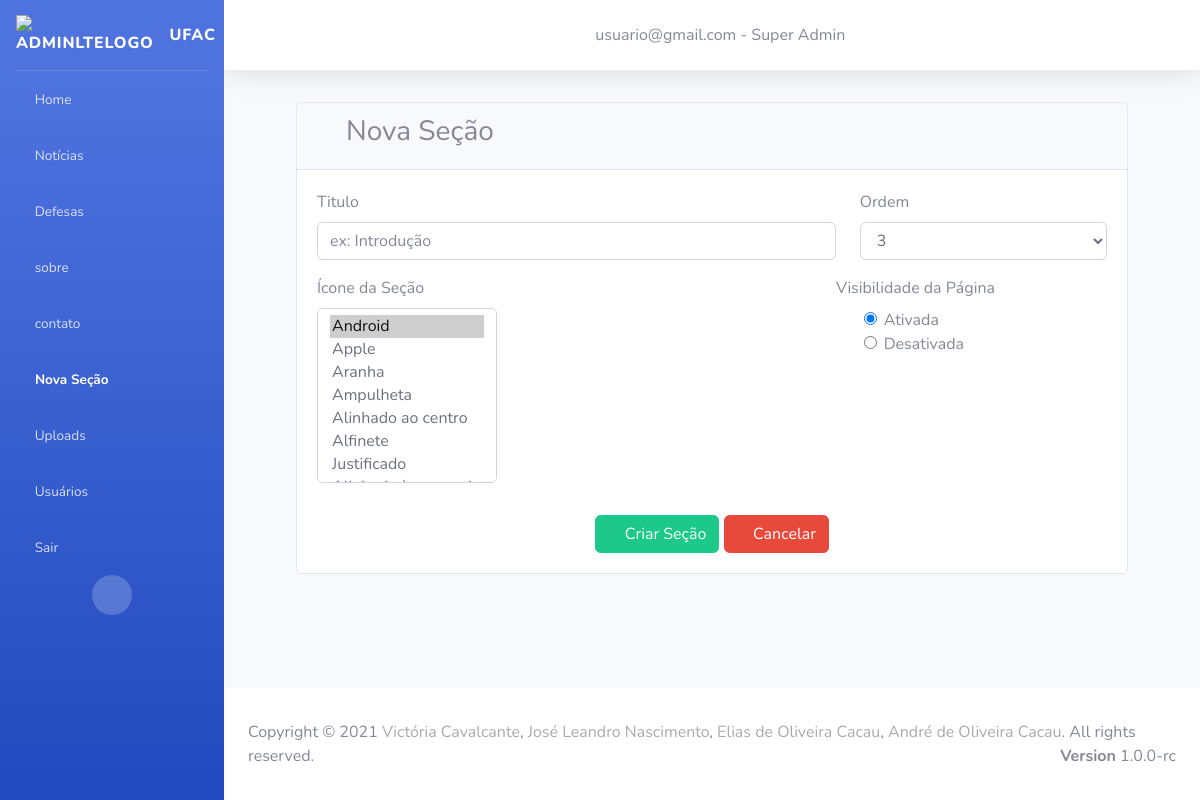
The page /addSecao/ (signed in) on the database its author committed.
### secao/models.py (models this page shows)
class Secao(models.Model):
    titulo = models.CharField(
        max_length= 200,
        null = False,
        blank = False
    )
    icon = models.CharField(
        max_length= 100,
        null = False,
        blank = False
    )
    usuario = models.OneToOneField(
        Usuario,
        on_delete=models.SET_NULL,
        null = True
    )
    ordem = models.IntegerField()
    ativada = models.BooleanField(
        default=True,
    )
    data_criacao = models.DateTimeField(auto_now=True)
    usuarios = models.ManyToManyField(Usuario,related_name="+")

### usuario/models.py (models this page shows)
class Usuario(models.Model):
    usuario = models.CharField(
        max_length = 100,
        null = False,
        blank = False
    )
    senha = models.CharField(
        max_length = 10,
        null = False,
        blank = False
    )
    permissao = models.IntegerField(
        null = False,
        blank = False
    )
    ativado = models.BooleanField(
        null = False,
        blank = False,
        default = True
    )
    data_cadastro = models.DateField(
        auto_now = True
    )

### secao/views.py (the view)
# urls.py: path("addSecao/",addSecao),
def addSecao(request):
    secoes = Secao.objects.all().order_by('ordem')
    subsecoes = Subsecao.objects.all().order_by('ordem')
    num_ordem = len(secoes)
    ordens = list(range(1, num_ordem+2))
    usuario_logado = Usuario.objects.get(id=request.session.get('id_usuario'))
    icon_secao = list(icons.values())[0]
    icon_secao_chave = list(icons.keys())[0]
    return render(request, "secao/index.html", {"ordens": ordens,
                                                "num_ordem": num_ordem,
                                                "secoes": secoes,
                                                "icons": icons,
                                                "icon_secao": icon_secao,
                                                "icon_secao_chave": icon_secao_chave,
                                                "iconsKeys": icons.keys(),
                                                "iconsValues": icons.values(),
                                                "usuario_logado": usuario_logado,
                                                "subsecoes":subsecoes
                                                })

### secao/templatetags/auxiliares.py (called while the page is built)
@register.filter(name='getValor')
def getValor(chave,dicionario):
    return dicionario[chave]

### secao/templates/secao/index.html (shortened to what this page needs)
{% extends "base.html" %} {% load auxiliares %} {% block menu-secao-add %}
<li class="nav-item active">
    <a href="/addSecao/" class="nav-link">
        <i class="fas fa-plus-circle"></i>
        <span translate="no">Nova Seção</span>
    </a>
</li>
{% endblock %}
{% block conteudo %}
<div class="content-wrapper">
    <section class="content">
        <div class="container">
            <div class="card">
                <div class="card-header">
                    <h3> <i class="nav-icon {{ icon_secao }} icon-menu"></i> Nova Seção</h3>
                </div>
                <div class="card-body">
                    <form action="/salvarSecao/" method="post">
                        <div class="row p-0 mb-3">
                            <div class="col-8">
                                <label for="titulo">Titulo</label>
                                <input type="text" maxlength="30" name="titulo" autocomplete="off" id="titulo" class="form-control" placeholder="ex: Introdução" required>
                            </div>
                            <div class="col-4">
                                <label for="ordem">Ordem</label>
                                <select name="ordem" id="ordem" class="form-control">
                                    {% for ordem in ordens %}
                                        {%  if ordens|length == ordem %}
                                            <option value="{{ ordem }}" selected>{{ordem}}</option>
                                        {% else %}
                                            <option value="{{ ordem }}">{{ordem}}</option>
                                        {% endif %}
                                    {% endfor %}
                                </select>
                            </div>
                        </div>
                        <div class="row">
                            <div class="col">
                                <label for="icon">Ícone da Seção</label>
                            </div>
                            <div class="col text-center">
                                <label>Visibilidade da Página</label>
                            </div>
                        </div>
                        <div class="row">
                            <div class="col-3">
                                <select name="icon" id="icon" class="form-control mb-3" size="7" onchange="pegarIcon(this)" selected="1">
                                    {% for icon in iconsKeys %}
                                        {% if icon == icon_secao_chave %}
                                            <option value="{{ icon|getValor:icons}}" selected> {{ icon }} </option>
                                        {% else %}
                                            <option value="{{ icon|getValor:icons}}"> {{ icon }} </option>
                                        {% endif %}
                                   {% endfor %}
                                </select>
                            </div>
                            <div class="col-5">
                                <p style="display: inline;">
                                    <i class="nav-icon {{ icon_secao }} icon-menu" style='font-size:30px;'></i>
                                </p>
                            </div>
                            <div class="col pl-3">
                                <div class="form-check">
                                    <label class="form-check-label">
                                        <input type="radio" value="1" class="form-check-input" name="ativada" checked>Ativada
                                    </label>
                                </div>
                                <div class="form-check mb-4">
                                    <label class="form-check-label">
                                        <input type="radio" value="0" class="form-check-input" name="ativada">Desativada
                                    </label>
                                </div>
                            </div>
                        </div>
                        <div class="text-center">
                            <button type="submit" class="btn btn-success mt-3">
                                <i class="fas fa-plus"></i>
                                Criar Seção
                            </button>
                            <a href="/home/" class="btn btn-danger mt-3">
                                <i class="fas fa-ban"></i> Cancelar
                            </a>
                        </div>
                    </form>
                </div>
            </div>
        </div>
    </section>
</div>
{% endblock %}

### home/templates/base.html (shortened to what this page needs)
{% load static %} {% load auxiliares %}
<!DOCTYPE html>
<html lang="pt-BR">
<head>
    <link href="{% static 'vendor/fontawesome-free/css/all.min.css' %}" rel="stylesheet" type="text/css">
    <link href="{% static 'css/sb-admin-2.min.css' %}" rel="stylesheet">
    <link rel="stylesheet" href="{% static 'css/style-admin.css' %}">
    <link rel="stylesheet" href="{% static 'css/style-home.css' %}">
    <link rel="stylesheet" href="{% static 'css/style-contrele-permicoes.css' %}">
</head>
<body id="page-top">
    <div id="wrapper">
        <ul class="navbar-nav bg-gradient-primary sidebar sidebar-dark accordion" id="accordionSidebar">
            <a class="sidebar-brand d-flex align-items-center justify-content-flex-start" href="/">
                <div class="sidebar-brand-icon">
                    <img class="animation__shake" src="{% static '/img/ufac-logo.png' %}" alt="AdminLTELogo" height="auto" width="45">
                </div>
                <div class="sidebar-brand-text mx-3">UFAC</div>
            </a>
            <hr class="sidebar-divider my-0"> {% block menu-home %}
            <li class="nav-item">
                <a href="/home/" class="nav-link">
                    <i class="fas fa-home"></i>
                    <span translate="no">Home</span>
                </a>
            </li>
            {% endblock %} {% block menu-noticia %}
            <li class="nav-item">
                <a href="/noticias/" class="nav-link">
                    <i class="fas fa-newspaper"></i>
                    <span translate="no">Notícias</span>
                </a>
            </li>
            {% endblock %} {% block menu-defesa %}
            <li class="nav-item">
                <a href="/defesa/" class="nav-link">
                    <i class="fas fa-user-graduate"></i>
                    <span translate="no">Defesas</span>
                </a>
            </li>
            {% endblock %} {% for secao in secoes %}
            <li class="nav-item">
                <a class="nav-link collapsed" href="#" data-toggle="collapse" data-target="#collapse{{secao.id}}" aria-expanded="true" aria-controls="collapseTwo">
                    <i class="{{ secao.icon }}"></i>
                    <span>{{secao.titulo}}</span>
                </a>
            </li>
            {% endfor %} {% block menu-secao-add %}{% endblock %} {% block menu-upload %}
            <li class="nav-item">
                <a href="/upload" class="nav-link">
                    <i class="fas fa-upload"></i>
                    <span translate="no">Uploads</span>
                </a>
            </li>
            {% endblock %} {% block menu-usuario %}
            <li class="nav-item">
                <a href="/usuario/" class="nav-link">
                    <i class="fas fa-user-cog"></i>
                    <span translate="no">Usuários</span>
                </a>
            </li>
            {% endblock %}
            <li class="nav-item">
                <a href="/logout/" class="nav-link">
                    <i class="fas fa-reply"></i>
                    <span translate="no">Sair</span>
                </a>
            </li>
            <div class="text-center d-none d-md-inline">
                <button class="rounded-circle border-0" id="sidebarToggle"></button>
            </div>
        </ul>
        <div id="content-wrapper" class="d-flex flex-column">
            <div id="content">
                <nav class="navbar navbar-expand navbar-light bg-white topbar mb-4 static-top shadow">
                    <div class="text-center w-100">
                        <i class="fas fa-user-circle"></i> {{usuario_logado.usuario }} - Super Admin
                    </div>
                </nav>
                <div class="container-fluid">
                    <div class="container">
                         {% block conteudo %} {% endblock %}
                    </div>
                </div>
            </div>
            <footer class="sticky-footer bg-white">
                <div class="container">
                    Copyright &copy; 2021 <a href="https://github.com/VictoriaCavalcante" target="_blank" style="color: #aaa">Victória Cavalcante</a>,
                    <a href="https://github.com/JoseLeandroNascimento" target="_blank" style="color: #aaa">José Leandro
                        Nascimento</a>,
                    <a href="https://github.com/EliasCacau" target="_blank" style="color: #aaa">Elias de Oliveira
                        Cacau</a>,
                    <a href="https://github.com/AndreCacau" target="_blank" style="color: #aaa">André de Oliveira
                        Cacau</a>. All rights reserved.
                    <div class="float-right d-none d-sm-inline-block">
                        <b>Version</b> 1.0.0-rc
                    </div>
                </div>
            </footer>
        </div>
    </div>
</body>
</html>

### rows shown on the page
Secao: titulo "sobre"
Secao: titulo "contato"
Usuario: usuario "usuario@gmail.com"

### other values the page prints
form field ordem "3"
form field icon "Android ☑ / Apple / Aranha / Ampulheta / Alinhado ao centro / Alfinete / Justificado"
